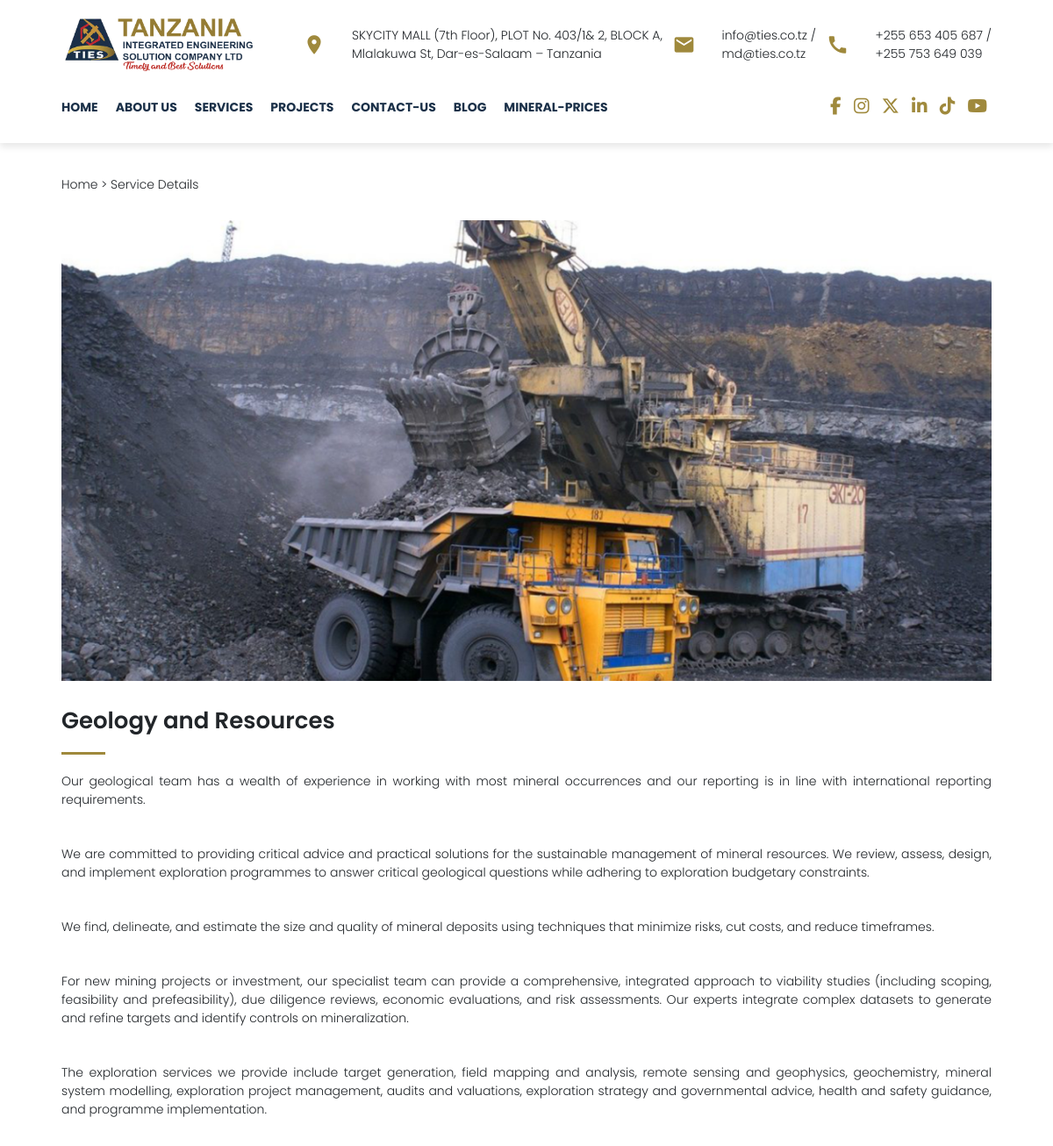
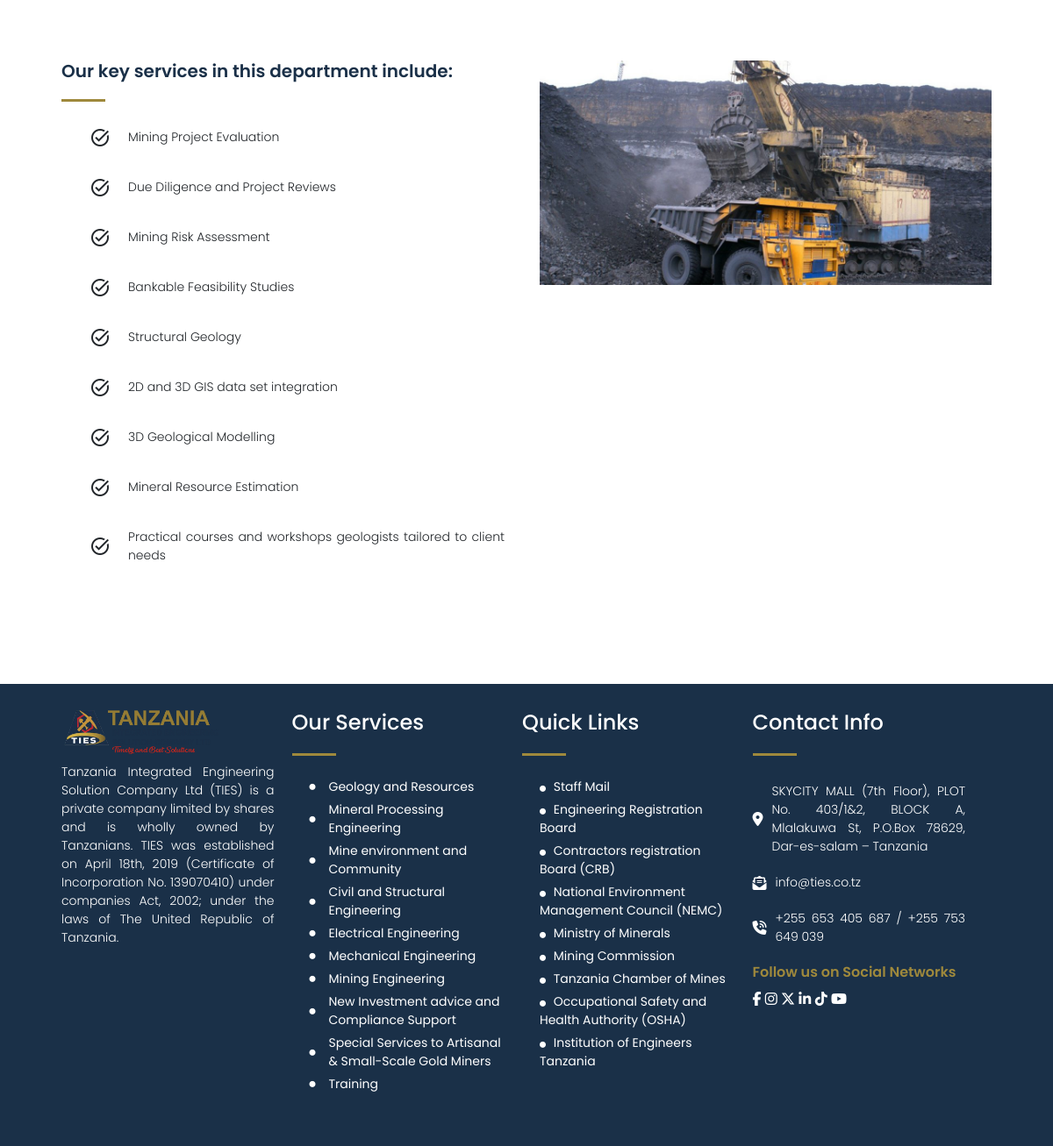
The app's page /services/1/ with its own data (2 pictures, top to bottom).
### app/models.py (models this page shows, shortened)
class Service(models.Model):
    title = models.CharField(max_length=200)
    body = models.TextField()
    image = models.ImageField()
    uploaded = models.DateTimeField(auto_now_add=True)

class ServicePoint(models.Model):
    service = models.ForeignKey(Service,on_delete=models.CASCADE)
    point = models.CharField(max_length=2000)

### app/views.py (the view)
# urls.py: path('services/<int:id>/', views.services_details, name='services_details'),
def services_details(request, id):
    service_detail = get_object_or_404(Service, id=id)
    services = Service.objects.all()
    service_points = ServicePoint.objects.filter(service=service_detail)
    context = {
        'service_detail': service_detail,
        'services':services,
        'service_points':service_points,
    }
    return render(request, 'app/services_details.html', context)

### app/templates/app/services_details.html
{% extends 'app/base.html' %}
{% load static %}
{% block content %}
<div class="top-link">
    <p>Home    >    Service Details</p>
</div>
<div class="services_details">
    <img src="{{service_detail.image.url}}" alt="">
    <h5>{{service_detail.title}}</h5>
    <div class="line"></div>
    {{service_detail.body|safe}}
    <div class="bottom">
        <div class="left">
            <h6>Our key services in this department include:</h6>
            <div class="line"></div>
            {% for i in service_points %}
            <ul>
                <span class="material-icons">task_alt</span>
                <p>{{i.point}}</p>
            </ul>
            {% endfor %}
        </div>
        <div class="right">
            <img src="{{service_detail.image.url}}" alt="">
        </div>
    </div>
</div>
{% endblock %}

### app/templates/app/base.html (shortened to what this page needs)
{% load static %}
<!DOCTYPE html>
<html lang="en">
<head>
    <link href="https://cdn.jsdelivr.net/npm/bootstrap@5.3.3/dist/css/bootstrap.min.css" rel="stylesheet">
     <link rel="stylesheet" href="{% static 'app/index.css' %}">
</head>
<body>
    <div class="top-nav">
        <div class="top">
            <img src="{% static 'app/images/logo_final.png' %}" alt="">
            <div>
                <span class="material-icons">location_on</span>
                <p>
                    <span>SKYCITY MALL (7th Floor), PLOT No. 403/1& 2, BLOCK A,</span>
                    <span>Mlalakuwa St, Dar-es-Salaam – Tanzania</span>
                </p>
            </div>
            <div>
                <span class="material-icons">mail</span>
                <p>
                    <span>info@ties.co.tz /</span>
                    <span>md@ties.co.tz</span>
                </p>
            </div>
            <div>
                <span class="material-icons">call</span>
                <p>
                    <span>+255 653 405 687 /</span>
                    <span>+255 753 649 039</span>
                </p>
            </div>
        </div>
        <nav id="navMenu">
            <div class="nav-list">
                <a href="{% url 'index' %}"><li>HOME</li></a>
                <li>
                    <a href="#">ABOUT US</a>
                </li>
                <li>
                    <a href="#">SERVICES</a>
                </li>
                <a href="{% url 'projects' %}"><li>PROJECTS</li></a>
                <a href="{% url 'contact_us' %}"><li>CONTACT-US</li></a>
                <a href="{% url 'blog' %}"><li>BLOG</li></a>
                <a href="{% url 'gold_price' %}"><li>MINERAL-PRICES</li></a>
            </div>
            <div class="social reveal">
                <i class="fa-brands fa-facebook-f"></i>
                <i class="fa-brands fa-instagram"></i>
                <i class="fa-brands fa-x-twitter"></i>
                <i class="fa-brands fa-linkedin-in"></i>
                <i class="fa-brands fa-tiktok"></i>
                <i class="fa-brands fa-youtube"></i>
            </div>
        </nav>
    </div>
    {% block content %}
    {% endblock %}
    <footer>
        <div>
            <img src="{% static 'app/images/logo_final.png' %}" alt="">
            <p>
                Tanzania Integrated Engineering Solution Company Ltd
                (TIES) is a private company limited by shares and is
                wholly owned by Tanzanians. TIES was established on
                April 18th, 2019 (Certificate of Incorporation No.
                139070410) under companies Act, 2002; under the
                laws of The United Republic of Tanzania.
            </p>
        </div>
        <div>
            <h4>Our Services</h4>
            <div class="line"></div>
            {% for i in services %}
            <li><i class="fa-solid fa-circle"></i><a href="{% url 'services_details' i.id %}">{{i.title}}</a></li>
            {% endfor %}
        </div>
        <div>
            <h4>Quick Links</h4>
            <div class="line"></div>
            <li><a href=""><i class="fa-solid fa-circle"></i> Staff Mail</a></li>
            <li><a href="https://www.erb.go.tz/"><i class="fa-solid fa-circle"></i> Engineering Registration Board</a></li>
            <li><a href="https://www.crb.go.tz/"><i class="fa-solid fa-circle"></i> Contractors registration Board (CRB)</a></li>
            <li><a href="https://www.nemc.or.tz/"><i class="fa-solid fa-circle"></i> National Environment Management Council (NEMC)</a></li>
            <li><a href="https://www.madini.go.tz/"><i class="fa-solid fa-circle"></i> Ministry of Minerals</a></li>
            <li><a href="https://www.tumemadini.go.tz/"><i class="fa-solid fa-circle"></i> Mining Commission</a></li>
            <li><a href="https://chamberofmines.or.tz/"><i class="fa-solid fa-circle"></i> Tanzania Chamber of Mines</a></li>
            <li><a href="https://www.osha.go.tz/"><i class="fa-solid fa-circle"></i> Occupational Safety and Health Authority (OSHA)</a></li>
            <li><a href="https://iet.or.tz/"><i class="fa-solid fa-circle"></i> Institution of Engineers Tanzania</a></li>
        </div>
        <div>
            <h4>Contact Info</h4>
            <div class="line"></div>
            <span>
                <i class="fa-solid fa-location-dot"></i>
                <p>
                    SKYCITY MALL (7th Floor), PLOT No. 403/1&2, BLOCK A,
                    Mlalakuwa St, P.O.Box 78629, Dar-es-salam – Tanzania
                </p>
            </span>
            <span>
                <i class="fa-solid fa-envelope-open-text"></i>
                <p>
                    info@ties.co.tz
                </p>
            </span>
            <span>
                <i class="fa-solid fa-phone-volume"></i>
                <p>
                    +255 653 405 687 / +255 753 649 039
                </p>
            </span>
            <h6>Follow us on Social Networks</h6>
            <div>
                <a href=""><i class="fa-brands fa-facebook-f"></i></a>
                <a href="https://www.instagram.com/ties_company_ltd/"><i class="fa-brands fa-instagram"></i></a>
                <a href=""><i class="fa-brands fa-x-twitter"></i></a>
                <a href="https://www.linkedin.com/company/99900605/admin/dashboard/"><i class="fa-brands fa-linkedin-in"></i></a>
                <a href="https://www.tiktok.com/@ties_company_ltd?is_from_webapp=1&sender_device=pc"><i class="fa-brands fa-tiktok"></i></a>
                <a href="https://www.youtube.com/@tanzaniaintegratedeng.solu277"><i class="fa-brands fa-youtube"></i></a>
            </div>
        </div>
    </footer>
</body>
</html>

### app/static/app/index.css (style rules this page uses)
:root { --color-white: #ffffff; --color-light: #f0eff5; --color-gray-light: #86848c; --color-gray-dark: #56555e; --color-dark: #27282f; --color-primary: rgb(234,181,7); --color-danger: rgb(255,67,54); --color-ties1: #1a3048; --color-ties2: #9f893c; --color-ties3: #ffbf00; }
* { margin: 0; padding: 0; float: 0; }
body { font-family: 'Poppins', sans-serif; }
li { list-style: none; }
a { text-decoration: none; color: #000; }
h6 { font-family: 'Poppins', sans-serif; font-weight: 600; font-size: 18px; color: var(--color-ties1); }
p { font-family: 'Poppins', sans-serif; font-weight: 300; font-size: 14px; text-align: justify; margin: 10px 0px; }
.line { height: 3px; width: 50px; background: var(--color-ties2); margin: 20px 0px 20px 0px; }
.top-link { padding: 10px 70px; margin-top: 180px; }
.top-nav { position: fixed; background: #fff; width: 100%; top: 0; z-index: 1000; padding: 0 0 20px 0; box-shadow: 0px 4px 8px rgba(0, 0, 0, 0.1); }
.top { display: flex; justify-content: space-between; padding: 20px 70px 0px 70px; align-items: center; }
.top-nav .top img { height: 60px; width: auto; margin-right: 20px; }
.top div { display: flex; gap: 10px; align-items: center; }
.top div .material-icons { font-size: 26px; color: var(--color-ties2); margin-right: 10px; }
.top div p { display: flex; flex-direction: column; font-size: 14px; margin-left: 10px; }
nav { display: flex; justify-content: space-between; align-items: center; padding: 20px 70px 0px 70px; box-shadow: none; }
nav .nav-list { display: flex; justify-content: space-around; gap: 20px; }
nav .nav-list li { font-size: 14px; font-weight: 700; color: var(--color-ties1); transition: ease 300ms all; padding: 10px 0px; position: relative; }
nav .nav-list li a { text-decoration: none; font-size: 14px; font-weight: 700; color: var(--color-ties1); transition: ease 300ms all; }
nav div i { color: var(--color-ties2); margin: 0 5px; font-size: 20px; }
body { margin: 0; overflow-x: hidden; }
footer { background: var(--color-ties1); padding: 30px 100px 60px 70px; display: grid; grid-template-columns: repeat(4,1fr); gap: 20px; color: #fff; }
footer div img { width: 200px; height: auto; }
footer div li { font-size: 14px; font-weight: 400; padding: 5px 0px 0px 20px; display: flex; align-items: center; gap: 10px; }
footer div li i { font-size: 7px; margin-right: 5px; }
footer div li a { color: #fff; }
footer div span { display: flex; flex-direction: row; gap: 10px; align-items: center; }
footer div h6 { color: var(--color-ties2); font-size: 16px; margin: 10px 0; }
footer div div a i { color: #fff; }
.services_details { padding: 10px 70px; }
.services_details img { width: 100%; height: auto; margin: 0 0 30px 0; }
.services_details h5 { font-size: 26px; font-weight: 600; }
.services_details .bottom { margin: 100px 0px; display: grid; grid-template-columns: 1fr 1fr; gap: 30px; }
.services_details .bottom .left h6 { font-size: 20px; font-weight: 600; }
.services_details .bottom .left ul { display: flex; gap: 10px; align-items: center; }
.services_details .bottom .left ul p { margin: 10px; }

### records on screen
Service: image (picture), title "Geology and Resources", body "Our geological team has a wealth of experience in working with most mineral occurrences and our reporting is in line with international reporting requirements. We are committed to providing critical advice and practical solutions for the sustainable management of mineral resources. We review, assess, design, and implement exploration programmes to answer critical geological questions while adhering to exploration budgetary constraints. We find, delineate, and estimate the size and quality of mineral deposits using techniques that minimize risks, cut costs, and reduce timeframes. For new mining projects or investment, our specialist team can provide a comprehensive, integrated approach to…"
ServicePoint: point "Mining Project Evaluation"
ServicePoint: point "Due Diligence and Project Reviews"
ServicePoint: point "Mining Risk Assessment"
ServicePoint: point "Bankable Feasibility Studies"
ServicePoint: point "Structural Geology"
ServicePoint: point "2D and 3D GIS data set integration"
ServicePoint: point "3D Geological Modelling"
ServicePoint: point "Mineral Resource Estimation"
ServicePoint: point "Practical courses and workshops geologists tailored to client needs"
Service: title "Mineral Processing Engineering"
Service: title "Mine environment and Community"
Service: title "Civil and Structural Engineering"
Service: title "Electrical Engineering"
Service: title "Mechanical Engineering"
Service: title "Mining Engineering"
Service: title "New Investment advice and Compliance Support"
Service: title "Special Services to Artisanal & Small-Scale Gold Miners"
Service: title "Training"
